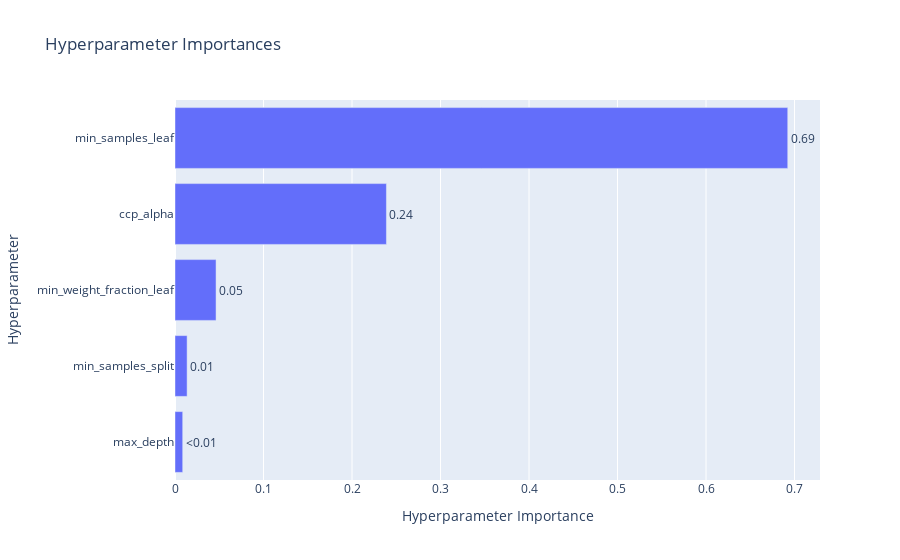

Notebook source saved alongside this figure:
### Code cell
optuna.visualization.plot_param_importances(study)

### Figure 1 — Plotly figure (JSON) as saved in the notebook; plotly's stock layout.template omitted (floating-point values rounded to 4 significant figures)
{"data": [{"cliponaxis": false, "hovertemplate": ["max_depth (IntDistribution): 0.008711083605384022<extra></extra>", "min_samples_split (IntDistribution): 0.013679705232616832<extra></extra>", "min_weight_fraction_leaf (FloatDistribution): 0.046381507058601223<extra></extra>", "ccp_alpha (FloatDistribution): 0.23889461176206714<extra></extra>", "min_samples_leaf (FloatDistribution): 0.6923330923413309<extra></extra>"], "name": "Objective Value", "orientation": "h", "text": ["<0.01", "0.01", "0.05", "0.24", "0.69"], "textposition": "outside", "type": "bar", "x": [0.008711, 0.01368, 0.04638, 0.2389, 0.6923], "y": ["max_depth", "min_samples_split", "min_weight_fraction_leaf", "ccp_alpha", "min_samples_leaf"]}], "layout": {"title": {"text": "Hyperparameter Importances"}, "xaxis": {"title": {"text": "Hyperparameter Importance"}}, "yaxis": {"title": {"text": "Hyperparameter"}}}}
